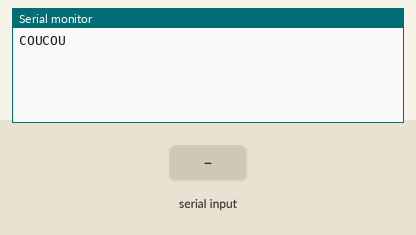
The sketch below on a simulated Arduino Uno, built with avr-gcc and run on an emulated ATmega328P. Shown: the last lines printed to the serial monitor. Inputs (shaded band) come from the test bench.

Above: at 2.2 s.
2.3 s: "1" received over the second serial link
At 3.1 s:
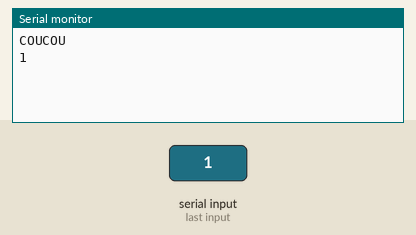
3.8 s: "0" received over the second serial link
At 4.2 s:
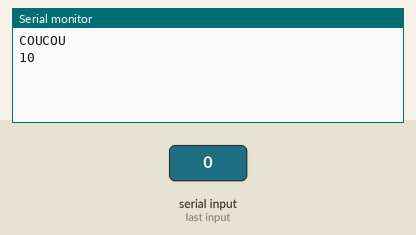

The sketch:

slave.ino
```cpp
/**
 * @brief slave code for HC-05
 * @author Noé Game
 */

#include <Arduino.h>
#include <SoftwareSerial.h>

SoftwareSerial BTSerial(10, 11); // RX | TX   inverse en vrai
int message;					 // message reçu.
bool ready = false;

void setup()
{
	BTSerial.begin(38400); // Default communication rate of the console module
	Serial.begin(38400);   // Default communication rate of the Bluetooth module
	Serial.println("COUCOU");

	// pinMode(12, OUTPUT);
	// digitalWrite(12, HIGH);
	// delay(1000);

	// BTSerial.println("AT");
	// delay(1000);

	// BTSerial.println("AT+ROLE=0");
	// delay(1000);

	// BTSerial.println("AT+ADDR?");
	// delay(1000);

	// digitalWrite(2, LOW);
	delay(1000);
}


void loop()
{
	// //écoute des réponses des AT commandes.
	// while ((millis()-10000<0) and (ready == false))
	// {
	//   if (BTSerial.available() > 0)
	//   {
	//     Serial.write(BTSerial.read());
	//   }
	// }
	// ready = true;

	// Si message dans canal "BT" alors le print dans canal "console"
	if(BTSerial.available() > 0)
	{
		// message = BTSerial.read();
		// Serial.print("message reçu :: ");
		// Serial.println(message);
		Serial.write(BTSerial.read());
	}

	// si message dans canal "console" alors on le print dans le canal "BT"
	if(Serial.available() > 0)
	{
		BTSerial.write(Serial.read());
	}
}
```

Measured:
- after the input at 2.3 s, the serial monitor: prints a new line at once (image 1)
- after the input at 3.8 s, the serial monitor: prints a new line at once (image 2)
